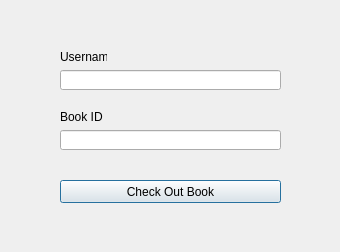
<?xml version="1.0" encoding="UTF-8"?>
<ui version="4.0">
 <class>Dialog</class>
 <widget class="QDialog" name="Dialog">
  <property name="geometry">
   <rect>
    <x>0</x>
    <y>0</y>
    <width>340</width>
    <height>252</height>
   </rect>
  </property>
  <property name="windowTitle">
   <string>Dialog</string>
  </property>
  <widget class="QLineEdit" name="username_le">
   <property name="geometry">
    <rect>
     <x>60</x>
     <y>70</y>
     <width>221</width>
     <height>20</height>
    </rect>
   </property>
   <property name="inputMask">
    <string/>
   </property>
   <property name="text">
    <string/>
   </property>
  </widget>
  <widget class="QLineEdit" name="bid_le">
   <property name="geometry">
    <rect>
     <x>60</x>
     <y>130</y>
     <width>221</width>
     <height>20</height>
    </rect>
   </property>
   <property name="inputMask">
    <string/>
   </property>
   <property name="text">
    <string/>
   </property>
   <property name="maxLength">
    <number>32767</number>
   </property>
   <property name="echoMode">
    <enum>QLineEdit::Normal</enum>
   </property>
  </widget>
  <widget class="QPushButton" name="check_out_bt">
   <property name="geometry">
    <rect>
     <x>60</x>
     <y>180</y>
     <width>221</width>
     <height>23</height>
    </rect>
   </property>
   <property name="text">
    <string>Check Out Book</string>
   </property>
  </widget>
  <widget class="QLabel" name="label_3">
   <property name="geometry">
    <rect>
     <x>60</x>
     <y>50</y>
     <width>47</width>
     <height>13</height>
    </rect>
   </property>
   <property name="text">
    <string>Username</string>
   </property>
  </widget>
  <widget class="QLabel" name="label_4">
   <property name="geometry">
    <rect>
     <x>60</x>
     <y>110</y>
     <width>47</width>
     <height>13</height>
    </rect>
   </property>
   <property name="text">
    <string>Book ID</string>
   </property>
  </widget>
 </widget>
 <resources/>
 <connections/>
</ui>
